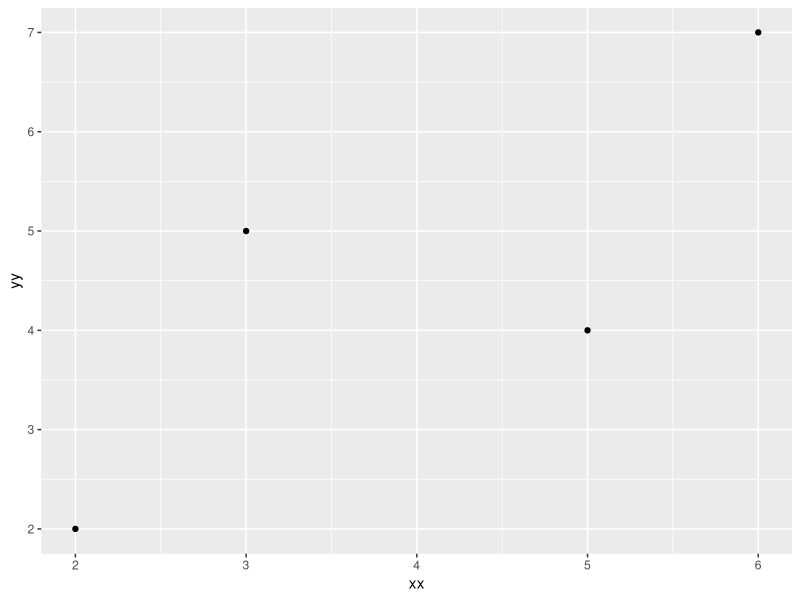
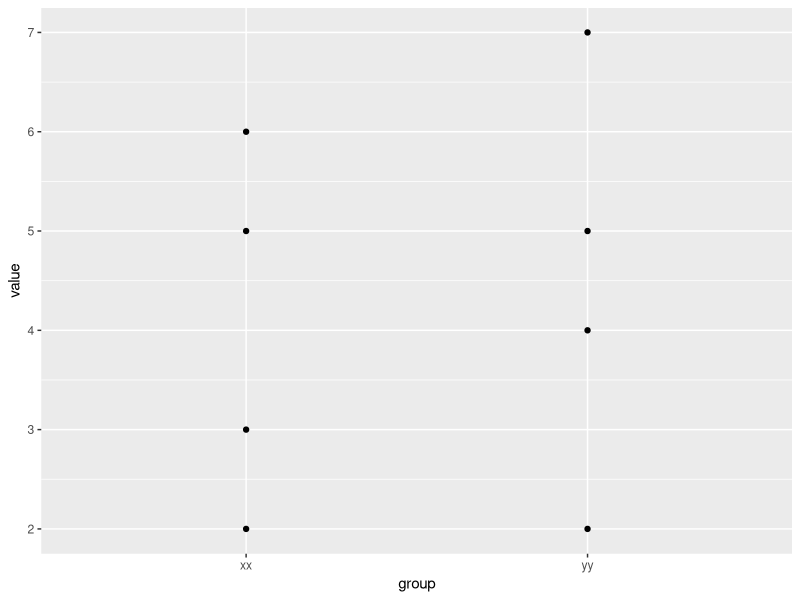
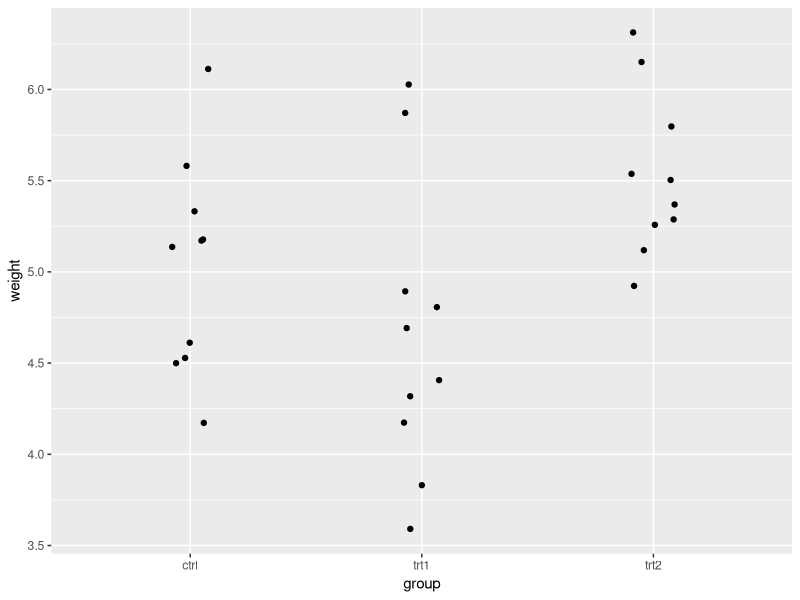

These figures' R source, in order:
## ---- chunk 1
knitr::opts_chunk$set(echo = TRUE)
library(dplyr)
library(ggplot2)
library(tidyr)
## ---- chunk 2
my_sleep <- sleep[-3]
glimpse(my_sleep)
## ---- chunk 3
summary(sleep)
## ---- chunk 4
lm_data_wide <- data.frame(xx = c(2, 3, 5, 6),
                      yy = c(2, 5, 4, 7))
glimpse(lm_data_wide)
## ---- chunk 5
ggplot(lm_data_wide, aes(x = xx, y = yy)) +
  geom_point()
## ---- chunk 6
# We should actually have "tidy" data
# MEASURE VARIABLES = columns that should become "tidy"
# here, it's all of them.
lm_data_wide %>% 
  pivot_longer(everything(), 
               names_to = "group", 
               values_to = "value") -> lm_data_tidy
glimpse(lm_data_tidy)
## ---- chunk 7
ggplot(lm_data_tidy, aes(x = group, y = value)) +
  geom_point()

## ---- chunk 8
data(PlantGrowth)
glimpse(PlantGrowth)
## ---- chunk 9
summary(PlantGrowth)
## ---- chunk 10
ggplot(PlantGrowth, aes(x = group, y = weight)) +
  geom_jitter(width = 0.1)
